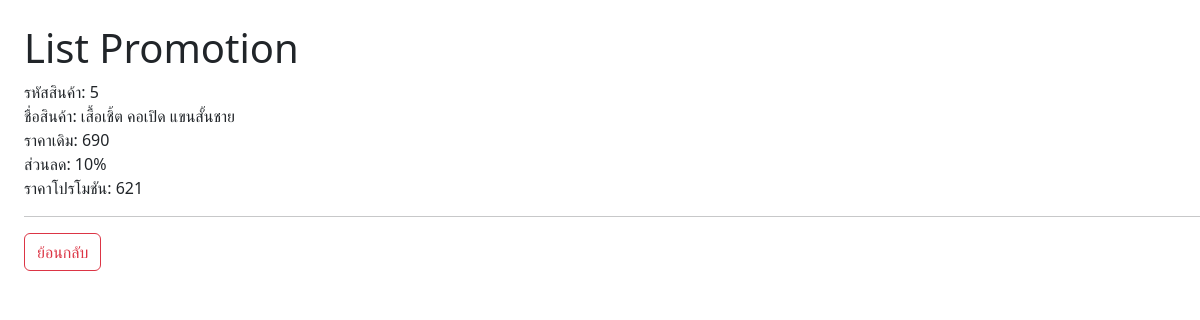
Screenshot of /admin/promotion.php (signed in) with the database file from the repository.
### tables this page shows
CREATE TABLE `product` (
  `Product_ID` int(5) NOT NULL,
  `Product_name` varchar(100) NOT NULL,
  `Product_Desc` text NOT NULL,
  `Product_price` int(5) NOT NULL,
  `Product_quantity` int(5) NOT NULL,
  `Category_ID` int(5) DEFAULT NULL,
  `Discount_ID` int(11) DEFAULT NULL
);

### admin/promotion.php (the view, shortened to what this page needs)
<?php
    include "connect.php";
?>
<html>
<head>
    <link href="https://cdn.jsdelivr.net/npm/bootstrap@5.2.2/dist/css/bootstrap.min.css" rel="stylesheet">
</head>
<body>
    <h1>List Promotion</h1>
<?php
    $stmt = $pdo->prepare("SELECT product.Product_ID, product.Product_name, product.Product_price, ROUND(discount.Discount_Percent*100.0,0) AS Dis_Percent, ROUND(product.Product_price-(product.Product_price*discount.Discount_Percent),0) AS Dis_price
    FROM product
    JOIN discount ON discount.Discount_ID = product.Discount_ID
    HAVING Dis_Percent != 0;");
    $stmt->execute();
?>
<?php
    while ($row = $stmt->fetch()) {
?>
        รหัสสินค้า: <?=$row ["Product_ID"]?><br>
        ชื่อสินค้า: <?=$row ["Product_name"]?><br>
        ราคาเดิม: <?=$row ["Product_price"]?><br>
        ส่วนลด: <?=$row ["Dis_Percent"]?>%<br>
        ราคาโปรโมชัน: <?=$row ["Dis_price"]?><br><hr>
<?php
    }
?>
    <a href="admin-product-list.php" class="btn btn-outline-danger" role="button">ย้อนกลับ</a>
</body>
</html>

### admin/promotion.php (style rules this page uses)
body { margin-top: 2%; margin-left: 2%; }

### rows the page displays
product: Product_ID "5", Product_name "เสื้อเชิ้ต คอเปิด แขนสั้นชาย", Product_price "690", Dis_Percent "10", Dis_price "621"
